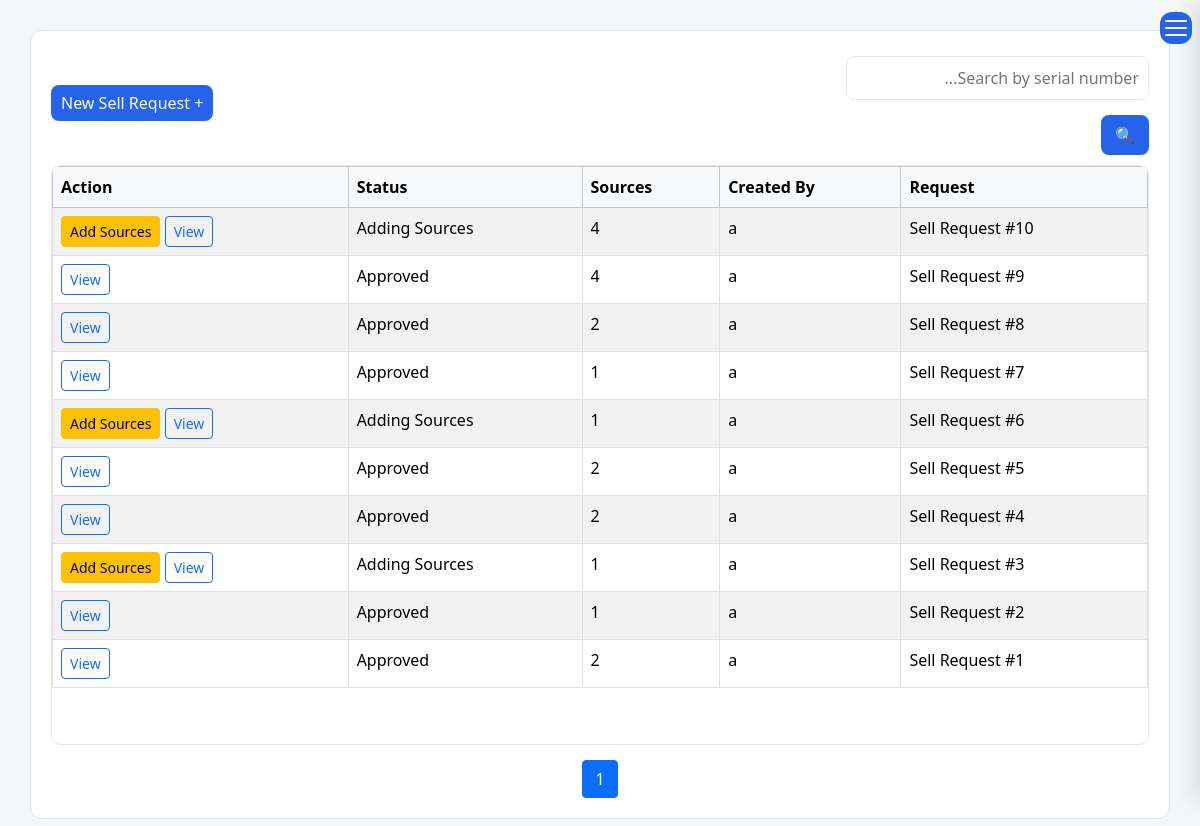
The app's page /sell_source/list/ (signed in), older data.
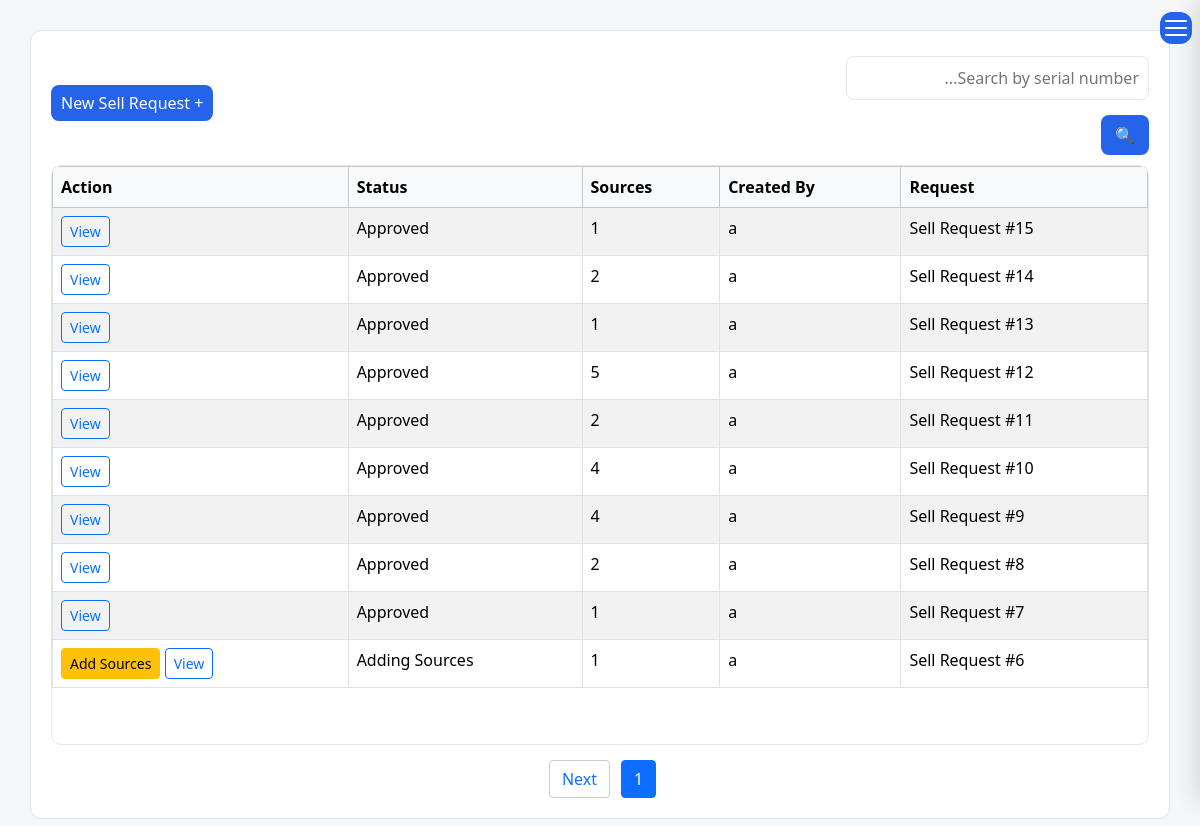
The same page, newer data.
### sell_source/models.py (models this page shows)
class SellRequest(models.Model):
    request_form = models.ImageField(
        _("DSRS Sale Request Form (scanned)"),
        upload_to="sell_source/request_forms/",
        help_text=_("Scanned copy of the signed paper request, JPEG."),
    )
    filled_form = models.ImageField(
        _("Filled Form"),
        upload_to="sell_source/filled_forms/",
        blank=True,
        null=True,
    )
    status = models.CharField(
        _("Status"),
        max_length=20,
        choices=SellRequestStatus.choices,
        default=SellRequestStatus.DRAFT,
    )
    status_date = models.DateTimeField(_("Status Date"), null=True, blank=True)
    created_by = models.ForeignKey(
        settings.AUTH_USER_MODEL,
        verbose_name=_("Created By"),
        on_delete=models.PROTECT,
        related_name="sell_requests_created",
    )
    created_at = models.DateTimeField(_("Created At"), auto_now_add=True)
    updated_at = models.DateTimeField(_("Updated At"), auto_now=True)
    ceo_approved_by = models.ForeignKey(
        settings.AUTH_USER_MODEL,
        verbose_name=_("Approved By (CEO)"),
        null=True,
        blank=True,
        on_delete=models.SET_NULL,
        related_name="+",
    )
    ceo_approved_at = models.DateTimeField(_("Approved At"), null=True, blank=True)
    class Meta:
        ordering = ["-created_at"]
        verbose_name = _("Sell Source Request")
        verbose_name_plural = _("Sell Source Requests")
    def __str__(self):
        return _("Sell Request #%(id)s") % {"id": self.pk}

### sell_source/views.py (the view)
# urls.py: path("list/", views.sell_list, name="sell_list"),
def sell_list(request):
    search = request.GET.get("search", "")
    page_size = request.GET.get("page_size", "10")
    queryset = (
        SellRequest.objects
        .select_related("created_by", "ceo_approved_by")
        .prefetch_related("sources__nuclide")
        .order_by("-created_at")
    )
    if search:
        queryset = queryset.filter(sources__serial_number__icontains=search).distinct()
    paginator = Paginator(queryset, int(page_size))
    page_obj = paginator.get_page(request.GET.get("page"))
    return render(
        request,
        "sell_source/sell_list.html",
        {"page_obj": page_obj, "search": search, "page_size": int(page_size)},
    )

### templates/sell_source/sell_list.html (shortened to what this page needs)
{% extends 'base.html' %}
{% load i18n %}
{% block content %}
<div class="content">
<div class="table-header">
    <div class="header-group">
        <form method="get">
            <input type="text" name="search" placeholder="{% trans 'Search by serial number...' %}" value="{{ search }}">
            <button type="submit">🔍</button>
        </form>
    </div>
    <div class="header-group">
        <a href="{% url 'sell_create' %}" class="btn-blue">{% trans "+ New Sell Request" %}</a>
    </div>
</div>
<div class="table-scroll">
<table class="table table-bordered table-striped">
<thead class="table-light">
<tr>
    <th>{% trans "Request" %}</th>
    <th>{% trans "Created By" %}</th>
    <th>{% trans "Sources" %}</th>
    <th>{% trans "Status" %}</th>
    <th>{% trans "Action" %}</th>
</tr>
</thead>
<tbody>
{% for req in page_obj %}
<tr>
    <td>{{ req }}</td>
    <td>{{ req.created_by }}</td>
    <td>{{ req.sources.count }}</td>
    <td>{{ req.get_status_display }}</td>
    <td>
        <a href="{% url 'sell_detail' req.pk %}" class="btn btn-sm btn-outline-primary">{% trans "View" %}</a>
        {% if req.status == "SPECIFICATION" %}
        <a href="{% url 'sell_add_sources' req.pk %}" class="btn btn-sm btn-warning">{% trans "Add Sources" %}</a>
        {% elif req.status == "WAITING_CEO" %}
        <a href="{% url 'sell_sign' req.pk %}" class="btn btn-sm btn-success">{% trans "Sign" %}</a>
        {% endif %}
    </td>
</tr>
{% empty %}
<tr><td colspan="5" class="text-center">{% trans "No sell requests found." %}</td></tr>
{% endfor %}
</tbody>
</table>
</div>
<div class="pagination">
    <span class="current">{{ page_obj.number }}</span>
    {% if page_obj.has_next %}
        <a href="?page={{ page_obj.next_page_number }}">{% trans "Next" %}</a>
    {% endif %}
</div>
</div>
{% endblock %}

Row changes from the older to the newer data that the page shows:
no longer on this page (row unchanged): SellRequest: id "Sell Request #5", created_by "a", sources.count "2", status "Approved"
no longer on this page (row unchanged): SellRequest: id "Sell Request #4", created_by "a", sources.count "2", status "Approved"
no longer on this page (row unchanged): SellRequest: id "Sell Request #3", created_by "a", sources.count "1", status "Adding Sources"
no longer on this page (row unchanged): SellRequest: id "Sell Request #2", created_by "a", sources.count "1", status "Approved"
no longer on this page (row unchanged): SellRequest: id "Sell Request #1", created_by "a", sources.count "2", status "Approved"
added SellRequest: id "Sell Request #15", created_by "a", sources.count "1", status "Approved"
added SellRequest: id "Sell Request #14", created_by "a", sources.count "2", status "Approved"
added SellRequest: id "Sell Request #13", created_by "a", sources.count "1", status "Approved"
added SellRequest: id "Sell Request #12", created_by "a", sources.count "5", status "Approved"
added SellRequest: id "Sell Request #11", created_by "a", sources.count "2", status "Approved"
changed SellRequest "Sell Request #10": status "Adding Sources" → "Approved"; trans "Add Sources" → (not shown)
Text that changed along with them:
text now shown: "Next"
